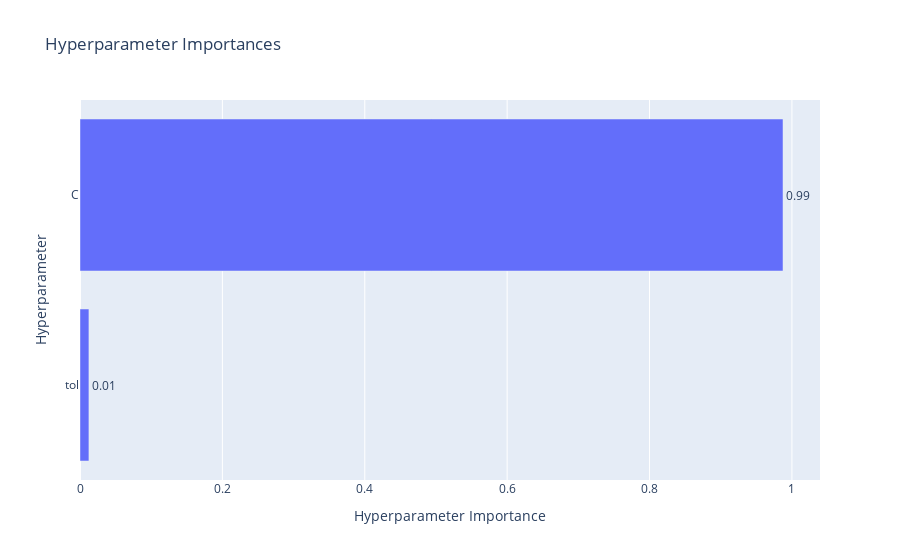

The code cell stored with this chart in its notebook:
### Code cell
# Plot Param Importances
optuna.visualization.plot_param_importances(study)

### Figure 1 — Plotly figure (JSON) as saved in the notebook; plotly's stock layout.template omitted (floating-point values rounded to 4 significant figures)
{"data": [{"cliponaxis": false, "hovertemplate": ["tol (FloatDistribution): 0.01252653634530404<extra></extra>", "C (FloatDistribution): 0.987473463654696<extra></extra>"], "name": "Objective Value", "orientation": "h", "text": ["0.01", "0.99"], "textposition": "outside", "type": "bar", "x": [0.01253, 0.9875], "y": ["tol", "C"]}], "layout": {"title": {"text": "Hyperparameter Importances"}, "xaxis": {"title": {"text": "Hyperparameter Importance"}}, "yaxis": {"title": {"text": "Hyperparameter"}}}}
